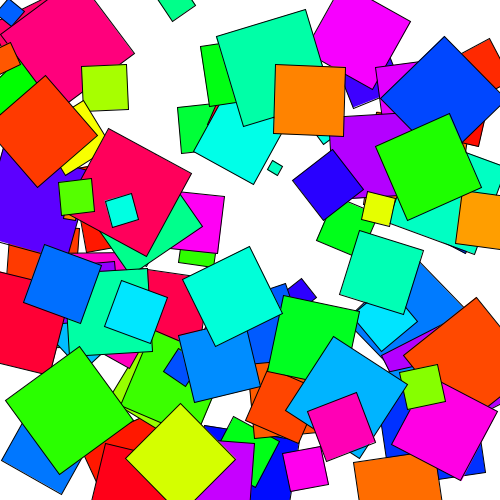
Frame 1 (no input)
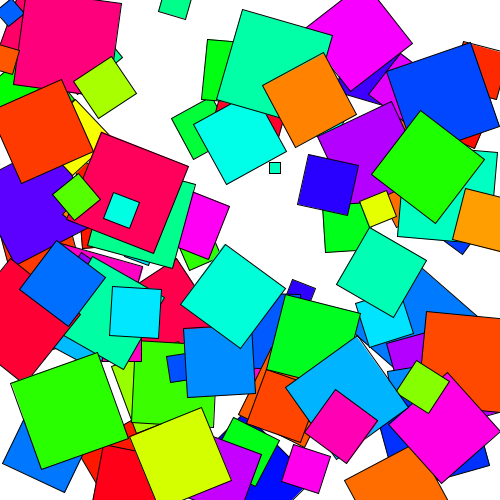
Frame 60 (the mouse pressed at the canvas centre just before this capture)
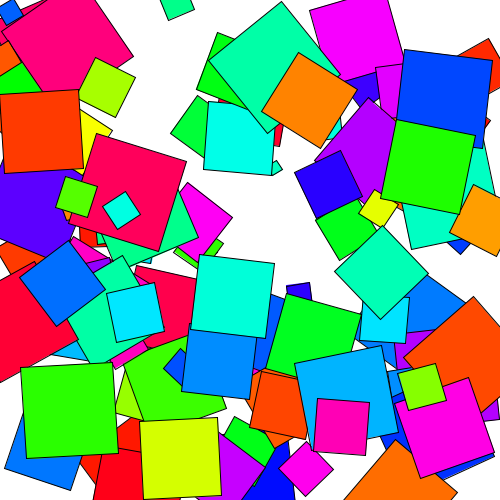
Frame 120 (the mouse held since frame 60 and released just before this capture)

The Processing sketch that drew these frames (run headless with seeded random() and noise(); from frame 60 on, the mouse is pressed at the canvas centre):

// Processing sketch: test5
// ── test5.pde
/* @author Petrangolini Paolo 
 * @name Revolving squares 
 * @description simple example of a object 
*/


ArrayList<quadrati> q=new ArrayList<quadrati>();

void setup(){
  size(500,500);
  for(int i=0;i<100;i++){
  q.add(new quadrati());
  }

}

void draw(){
   background(255);
    // For all my squares turn and draw it 
   
   for(int i=0;i<q.size();i++){
    q.get(i).update();
    q.get(i).dysplay();
  
  }

  
}
// ── quadrati.pde
class quadrati{
  public float colore;
  public PVector pos;
  public float angle;
  public float velGiro;
  public float lato;
  
  quadrati(){
    colore=random(255);
    pos =new PVector(random(width),random(height));
    angle=random(0,TWO_PI);
    velGiro=random(-0.06,0.06);
    lato=random(10,100);
  }
  
  void update(){
      angle+=velGiro;  
  }
  void dysplay(){
    pushMatrix();
      colorMode(HSB);
      rectMode(CENTER);
      
      fill(colore%255,255,255);
      
      translate(pos.x,pos.y);
      rotate(angle);
      
      rect(0,0,lato,lato);
    popMatrix();
  }

}
